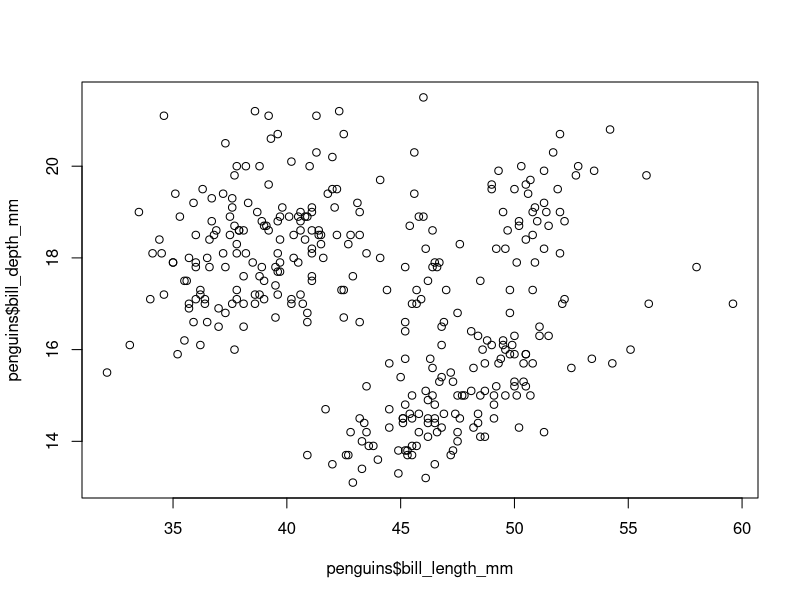
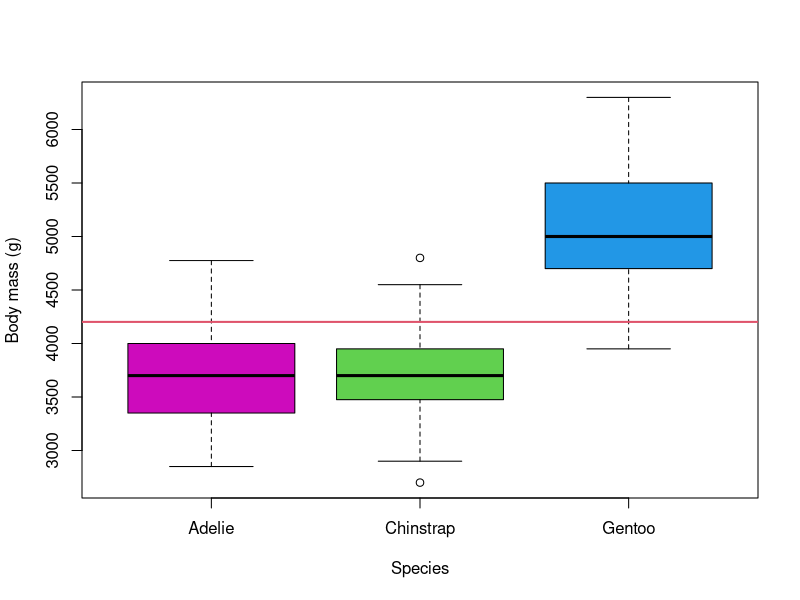
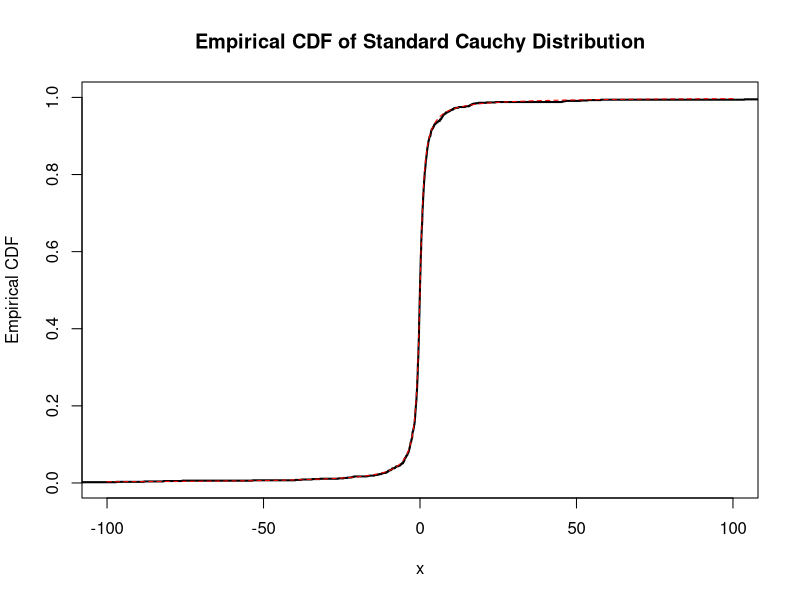

Here is the R script that generated these plots, in order:
## ---- chunk 1
knitr::opts_chunk$set(
  collapse = FALSE,
  comment = ""
)
include_solutions <- FALSE
## ---- chunk 2
require(rmarkdown)
require(knitr)
require(kableExtra)
# Put any library imports and other preamble here.
## ---- chunk 3
library(palmerpenguins)
## ---- chunk 4
#| warning: false
library(palmerpenguins)
## ---- chunk 5
#| echo: false
plot(x = penguins$bill_length_mm,
y = penguins$bill_depth_mm)
## ---- chunk 6
mean(penguins$body_mass_g, na.rm = TRUE)
median(penguins$body_mass_g, na.rm = TRUE)
## ---- chunk 7
#| results: hold
mean(penguins$body_mass_g, na.rm = TRUE)
median(penguins$body_mass_g, na.rm = TRUE)
## ---- chunk 8
plot(x = penguins$species, 
     y = penguins$body_mass_g, 
     ylab = "Body mass (g)", 
     xlab = "Species",
     col = c(6,3,4))
abline(h = mean(penguins$body_mass_g,na.rm = TRUE), col = 2, lwd = 2)
## ---- chunk 9
species_counts <- table(penguins$species)
knitr::kable(species_counts, col.names = c("Species", "Count"))
## ---- chunk 10
# fit linear model
mass_lm <- lm(formula = body_mass_g ~ 1 + species, penguins)

# extract coefficients and standard errors
mass_lm_coefficients <- summary(mass_lm)$coefficients[,1:2]
mass_lm_coefficients
## ---- chunk 11
knitr::kable(x = mass_lm_coefficients)
## ---- chunk 12
row.names(mass_lm_coefficients) <- c("Intercept", "Chinstrap", "Gentoo")
knitr::kable(
  x = mass_lm_coefficients,
  col.names = c("MLE", "Std. Err"))
## ---- chunk 13
knitr::kable(
  x = round(mass_lm_coefficients, 2),
  col.names = c("MLE", "Std. Err"))
## ---- chunk 14

### Question 1a

generate_cauchy_samples <- function(n) {
  # Generate 'n' uniform random numbers between 0 and 1
  u <- runif(n)
  
  # Apply the inverse CDF formula to get Cauchy samples
  samples <- tan(pi * (u - 0.5))  
  return(samples)
}

num_samples = 1000

# Generate samples from the standard Cauchy distribution
cauchy_samples <- generate_cauchy_samples(num_samples)

## ---- chunk 15

### Question 1b

# Sort the samples in ascending order
sorted_samples <- sort(cauchy_samples)

# Calculate the cumulative probabilities for each sample
cumulative_probs <- (1:num_samples) / num_samples

x_values <- seq(-100, 100,  length.out = 1000)
cdf_values <- pcauchy(x_values)

# Plot the empirical CDF
plot(sorted_samples, 
     cumulative_probs, 
     type = "s", 
     xlab = "x", 
     ylab = "Empirical CDF", 
     main = "Empirical CDF of Standard Cauchy Distribution", 
     lwd = 2, lty = 1, xlim = c(-100,100))
lines(x_values, cdf_values, type = "l", 
      xlab = "x", ylab = "CDF", main = "CDF of Standard Cauchy Distribution", 
      col = 'red', lty = 2)
## ---- chunk 16

### Question 1c

calculate_ecdf <- function(x) {
    return(sum(sorted_samples <= x)/num_samples)
}

df <- data.frame(x = c(0.5, 1.0, 10.0), 
                ecdf = c(calculate_ecdf(0.5), 
                         calculate_ecdf(1.0), 
                         calculate_ecdf(10.0))
                )
kbl(df,
    caption = 'Empirical CDF', 
    label = 'ecdf',
    digits = 2) %>%
  kable_styling(
    bootstrap_options = c("striped", "hover", "condensed"),
    font_size = 12)
